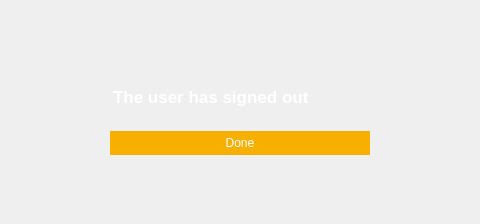
<?xml version="1.0" encoding="UTF-8"?>
<ui version="4.0">
 <class>Dialog</class>
 <widget class="QDialog" name="Dialog">
  <property name="geometry">
   <rect>
    <x>0</x>
    <y>0</y>
    <width>480</width>
    <height>224</height>
   </rect>
  </property>
  <property name="windowTitle">
   <string>Dialog</string>
  </property>
  <widget class="QWidget" name="widget" native="true">
   <property name="geometry">
    <rect>
     <x>0</x>
     <y>0</y>
     <width>480</width>
     <height>224</height>
    </rect>
   </property>
   <property name="styleSheet">
    <string notr="true">.QWidget{background-image: url(:/public/png/public/rectangle.png);border:0px;}</string>
   </property>
   <widget class="QLabel" name="title">
    <property name="geometry">
     <rect>
      <x>113</x>
      <y>80</y>
      <width>281</width>
      <height>34</height>
     </rect>
    </property>
    <property name="font">
     <font>
      <family>Arial</family>
      <pointsize>13</pointsize>
      <weight>75</weight>
      <bold>true</bold>
     </font>
    </property>
    <property name="styleSheet">
     <string notr="true">.QLabel{background-color: transparent; border:0; color :white}</string>
    </property>
    <property name="text">
     <string>The user has signed out</string>
    </property>
   </widget>
   <widget class="QPushButton" name="done_bt">
    <property name="geometry">
     <rect>
      <x>110</x>
      <y>131</y>
      <width>260</width>
      <height>24</height>
     </rect>
    </property>
    <property name="styleSheet">
     <string notr="true">QPushButton{background-color: rgb(248,176,0); border:0; color :white}</string>
    </property>
    <property name="text">
     <string>Done</string>
    </property>
   </widget>
  </widget>
 </widget>
 <resources>
  <include location="../../title.qrc"/>
 </resources>
 <connections/>
</ui>
